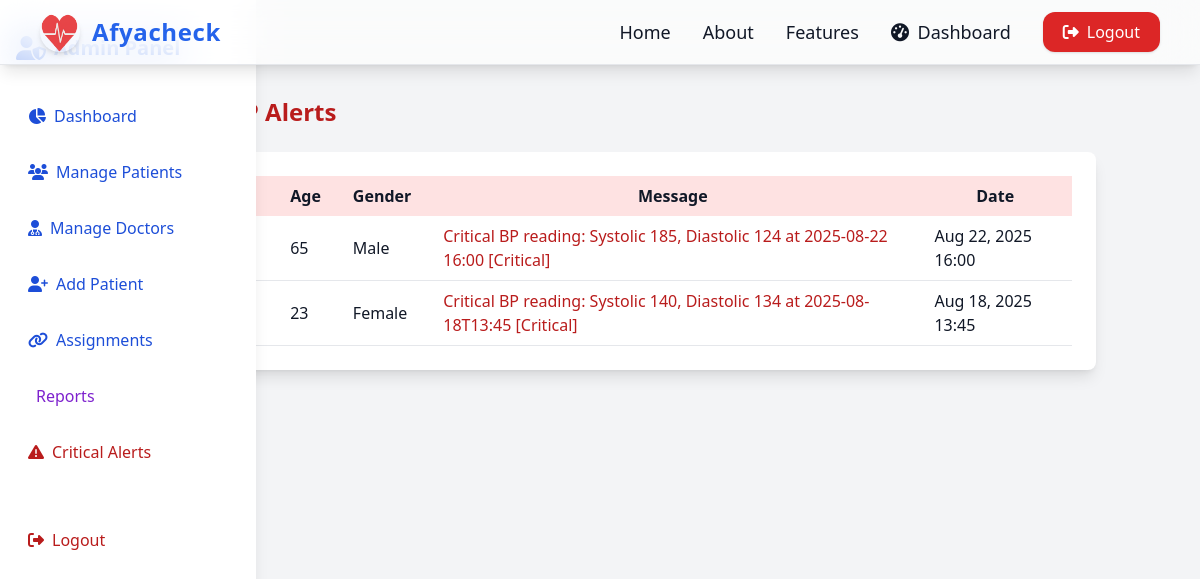
The page /critical_alerts.php (signed in) on the database its author committed.
### tables this page shows
CREATE TABLE `alerts` (
  `id` int(11) NOT NULL,
  `patient_id` int(11) NOT NULL,
  `message` varchar(255) NOT NULL,
  `created_at` datetime DEFAULT current_timestamp(),
  `systolic` int(11) DEFAULT NULL,
  `diastolic` int(11) DEFAULT NULL,
  `status` varchar(20) DEFAULT 'new'
);

CREATE TABLE `patients` (
  `id` int(11) NOT NULL,
  `fullname` varchar(100) NOT NULL,
  `age` int(11) NOT NULL,
  `gender` varchar(10) NOT NULL,
  `email` varchar(100) NOT NULL,
  `phone` varchar(20) NOT NULL,
  `password` varchar(255) NOT NULL,
  `created_at` timestamp NOT NULL DEFAULT current_timestamp()
);

### critical_alerts.php (the view, shortened to what this page needs)
<?php
require_once __DIR__ . '/db.php';
$alerts = $pdo->query('SELECT a.*, p.fullname, p.age, p.gender FROM alerts a JOIN patients p ON a.patient_id = p.id ORDER BY a.created_at DESC')->fetchAll();
?>
<!DOCTYPE html>
<html lang="en">
<head>
    <script src="https://cdn.tailwindcss.com"></script>
    <link rel="stylesheet" href="https://cdnjs.cloudflare.com/ajax/libs/font-awesome/6.5.1/css/all.min.css">
</head>
<body class="bg-gray-100 dark:bg-gray-900 text-gray-900 dark:text-gray-100 min-h-screen font-sans">
    <div class="flex min-h-screen">
        <?php include __DIR__ . '/components/sidebar.php'; ?>
        <div class="flex-1">
            <?php include __DIR__ . '/components/navbar.php'; ?>
            <main class="max-w-5xl mx-auto py-8 px-4">
                <h2 class="text-2xl font-bold mb-6 text-red-700 dark:text-red-300 flex items-center gap-2"> Critical BP Alerts</h2>
                <div class="bg-white dark:bg-gray-800 rounded-lg shadow-lg p-6">
                    <?php if (count($alerts) > 0): ?>
                    <table class="min-w-full table-auto">
                        <thead>
                            <tr class="bg-red-100 dark:bg-gray-700">
                                <th class="px-4 py-2">Patient</th>
                                <th class="px-4 py-2">Age</th>
                                <th class="px-4 py-2">Gender</th>
                                <th class="px-4 py-2">Message</th>
                                <th class="px-4 py-2">Date</th>
                            </tr>
                        </thead>
                        <tbody>
                            <?php foreach ($alerts as $alert): ?>
                            <tr class="border-b dark:border-gray-700">
                                <td class="px-4 py-2"><?php echo htmlspecialchars($alert['fullname']); ?></td>
                                <td class="px-4 py-2"><?php echo htmlspecialchars($alert['age']); ?></td>
                                <td class="px-4 py-2"><?php echo htmlspecialchars($alert['gender']); ?></td>
                                <td class="px-4 py-2 text-red-700"><?php echo htmlspecialchars($alert['message']); ?>
                                </td>
                                <td class="px-4 py-2">
                                    <?php echo htmlspecialchars(date('M d, Y H:i', strtotime($alert['created_at']))); ?>
                                </td>
                            </tr>
                            <?php endforeach; ?>
                        </tbody>
                    </table>
                    <?php else: ?>
                    <div class="text-center text-gray-500 dark:text-gray-400 py-8">
                        <i class="fa fa-info-circle"></i> No critical alerts at the moment.
                    </div>
                    <?php endif; ?>
                </div>
            </main>
        </div>
    </div>
</body>
</html>

### rows shown on the page
alerts: patient.age "65", patient.gender "Male", message "Critical BP reading: Systolic 185, Diastolic 124 at 2025-08-22 16:00 [Critical]", created_at "Aug 22, 2025 16:00"
alerts: patient.age "23", patient.gender "Female", message "Critical BP reading: Systolic 140, Diastolic 134 at 2025-08-18T13:45 [Critical]", created_at "Aug 18, 2025 13:45"
